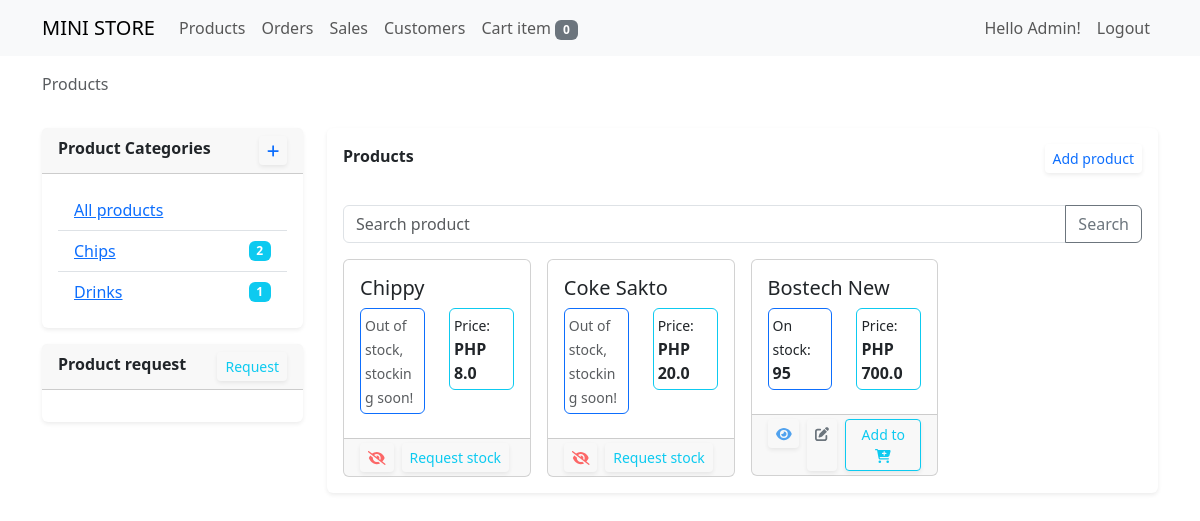
The app's page / (signed in) with its own data.
### store/models.py (models this page shows, shortened)
class Category(models.Model):
    name = models.CharField(max_length=120)
    def __str__(self):
        return self.name

class TimeStampedModel(models.Model):
    created = models.DateTimeField(auto_now_add=True)
    updated = models.DateTimeField(auto_now=True)
    class Meta:
        ordering = ('-updated','-created')

class Product(TimeStampedModel):
    user = models.ForeignKey(User, on_delete=models.CASCADE)
    bar_code = models.CharField(max_length=20, unique=True)
    name = models.CharField(max_length=200)
    category = models.ForeignKey(Category, on_delete=models.CASCADE, blank=True, null=True)
    cost = models.FloatField()
    price = models.FloatField()
    quantity = models.IntegerField()
    image = models.ImageField(upload_to=image_directory_path, blank=True, null=True)
    on_display = models.BooleanField(default=True, verbose_name="this product is available?")

### store/views/product_view.py (the view, shortened to what this page needs)
# urls.py: path('', product_view, name='product_view'),
@login_required
def product_view(request):
    form = AddProductForm(request.POST or None)
    if request.user.is_superuser:
        products = Product.objects.all()
    else:
        products = Product.objects.filter(on_display=True)
    categories = Category.objects.annotate(count=Count('product__id'))
    all_requests = ItemRequest.objects.all()
    query = request.GET.get('q')
    cart = Cart(request)
    cart_items = cart.__len__()
    breadcrumbs_link = ""
    if query:
        breadcrumbs_link = query
    else:
        breadcrumbs_link = "All Tasks"
    paginator = Paginator(products, 8)
    page_number = request.GET.get('page')
    page_obj = paginator.get_page(page_number)
    try:
        page_obj = paginator.page(page_number)
    except PageNotAnInteger:
        page_obj = paginator.page(1)
    except EmptyPage:
        page_obj = paginator.page(paginator.num_pages)
    context = {
        "title": "add product",
        "form": form,
        "products": products,
        "cart_items": cart_items,
        "categories": categories,
        "all_requests": all_requests,
        "breadcrumbs_link": breadcrumbs_link,
        "page_obj": page_obj,
    }
    return render(request, 'product_view.html', context)

### store/forms/product_form.py
class AddProductForm(forms.ModelForm):
    class Meta:
        model = Product
        fields = [
            'name', 'cost', 'price', 'quantity', 'category', 'image',
        ]
        widgets = {
            'name': forms.TextInput(attrs={'class': 'form-control mb-2', 'placeholder': 'Name'}),
            'cost': forms.NumberInput(attrs={'class': 'form-control mb-2', 'placeholder': 'Cost'}),
            'price': forms.NumberInput(attrs={'class': 'form-control mb-2', 'placeholder': 'Price'}),
            'quantity': forms.NumberInput(attrs={'class': 'form-control mb-2', 'placeholder': 'Quantity'}),
            'category': forms.Select(attrs={'class': 'form-control mb-2', 'placeholder': 'Category'}),
            'image': forms.FileInput(attrs={'class': 'form-control mb-2'}),
        }

### store/cartitem.py (called while the page is built)
    def __len__(self):
        return sum(item['quantity'] for item in self.cart.values())

### store/templates/product_view.html (shortened to what this page needs)
{% extends 'base.html' %}
{% block content %}
<div class="row">
  <div class="col-sm-12 mt-3">
    <nav aria-label="breadcrumb">
      <ol class="breadcrumb">
        <li class="breadcrumb-item active" aria-current="page">Products</li>
      </ol>
    </nav>
  </div>
</div>
<div class="row">
    <div class="col-sm-3">
        <div class="card border-0 shadow-sm mt-3">
            <div class="card-header">
                <strong>Product Categories</strong>
                {% if perms.store.add_category %}
                <a class="btn btn-outline-primary btn-sm float-end border-0 shadow-sm" data-bs-toggle="modal" data-bs-target="#addCategory"><i class="fa-solid fa-plus"></i></a>
                {% endif %}
            </div>
            <div class="card-body">
              <ul class="list-group list-group-flush">
                <li class="list-group-item d-flex justify-content-between align-items-center">
                  <a href="{% url 'store:product_view' %}">All products</a>
                </li>
                {% for cat in categories %}
                <li class="list-group-item d-flex justify-content-between align-items-center">
                  <a href="{% url 'store:product_view' %}?q={{cat}}">{{cat|title}}</a>
                  <span class="badge bg-info squared-pill">{{cat.count}}</span>
                </li>
                {% endfor %}
              </ul>
            </div>
        </div>
        <div class="card border-0 shadow-sm mt-3">
          <div class="card-header">
              <strong>Product request</strong>
              <a class="btn btn-outline-info btn-sm border-0 shadow-sm float-end" data-bs-toggle="modal" data-bs-target="#requestItem">Request</a>
          </div>
          <div class="card-body">
          </div>
      </div>
    </div>
    <div class="col-sm-9">
      <div class="card border-0 shadow-sm mt-3">
          <div class="p-3">
              <strong>Products</strong>
              {% if perms.store.add_product %}
              <a href="{% url 'store:add_product_view' %}" class="btn btn-outline-primary btn-sm float-end border-0 shadow-sm">Add product</a>
              {% endif %}
          </div>
          <div class="card-body">
            <form action="">
              <div class="input-group mb-3">
                <input type="text" class="form-control" name="q" placeholder="Search product" aria-label="Recipient's username" aria-describedby="button-addon2">
                <button class="btn btn-outline-secondary" type="submit" id="button-addon2">Search</button>
              </div>
            </form>
            <div class="row row-cols-1 row-cols-md-4 d-flex align-content-start flex-wrap g-3" data-masonry='{"percentPosition": true }'>
                {% for product in products %}
                <div class="col">
                  <div class="card">
                    <div class="card-body d-flex flex-column">
                      <h5 class="card-title d-flex align-items-end">{{ product.name|title }}</h5>
                      <div class="row">
                        <div class="col-sm-6 mb-2">
                            <div class="card border-primary">
                                <div class="card-body p-1">
                                    {% if not product.quantity %}
                                    <small class="text-muted">Out of stock, stocking soon!</small>
                                    {% else %}
                                    <small>On stock:</small><br>
                                    <strong>{{ product.quantity }}</strong>
                                    {% endif %}
                                </div>
                            </div>
                        </div>
                        <div class="col-sm-6">
                            <div class="card border-info">
                                <div class="card-body p-1">
                                    <small>Price:</small><br>
                                    <strong>PHP {{ product.price }}</strong>
                                </div>
                            </div>
                        </div>
                      </div>
                    </div>
                    <div class="card-footer pt-1 pb-1">
                        {% if product.quantity %}
                        {% if request.user.is_authenticated %}
                        <div class="d-flex gap-2">
                            {% if perms.store.update_product %}
                            <form action="{% url 'store:publish_unpublish_product' product.pk %}" method="POST">
                              <button type="submit" class="btn btn-outline-secondary btn-sm border-0 shadow-sm">
                                {% if product.on_display %}
                              <i class="fa-solid fa-eye" style="color: rgb(81, 162, 238);"></i>
                              {% else %}
                              <i class="fa-solid fa-eye-slash" style="color: rgb(252, 103, 103);"></i>
                              {% endif %}
                              </button>
                            </form>
                            {% endif %}
                            {% if perms.store.update_product %}
                              <a href="{% url 'store:update_product' product.pk %}" class="btn btn-outline-secondary btn-sm border-0 shadow-sm"><i class="fa-solid fa-pen-to-square"></i></a>
                            {% endif %}
                        {% endif %}
                        <a href="{% url 'store:add_order' product.pk %}" class="btn btn-outline-info btn-sm float-end border-1 shadow-sm">Add to <i class="fa-solid fa-cart-plus"></i></a>
                        </div>
                        {% else %}
                        <div class="d-flex gap-2">
                          {% if perms.store.update_product %}
                          <form action="{% url 'store:publish_unpublish_product' product.pk %}" method="POST">
                            <button type="submit" class="btn btn-outline-secondary btn-sm border-0 shadow-sm">
                              {% if product.on_display %}
                              <i class="fa-solid fa-eye" style="color: rgb(81, 162, 238);"></i>
                              {% else %}
                              <i class="fa-solid fa-eye-slash" style="color: rgb(252, 103, 103);"></i>
                              {% endif %}
                            </button>
                          </form>
                          {% endif %}
                          <form action="{% url 'store:request_product_restock' product.pk%}" class="float-end" method="POST">
                            <input type="submit" class="btn btn-outline-info btn-sm border-0 shadow-sm" value="Request stock">
                          </form>
                        </div>
                        {% endif %}
                    </div>
                  </div>
                </div>
                {% endfor %}
            </div>
          </div>
      </div>
    </div>
</div>
{% endblock %}

### templates/includes/navigation.html (shortened to what this page needs)
{% load crispy_forms_tags %}
<nav class="navbar navbar-expand-lg bg-body-tertiary" style="background-color: #222;">
    <div class="container">
      <a class="navbar-brand" href="{% url 'store:product_view' %}">MINI STORE</a>
      <div class="collapse navbar-collapse" id="navbarSupportedContent">
        <ul class="navbar-nav me-auto mb-2 mb-lg-0">
          <li class="nav-item">
            <a class="nav-link" aria-current="page" href="{% url 'store:product_view' %}">Products</a>
          </li>
          <li class="nav-item">
            <a class="nav-link" aria-current="page" href="{% url 'store:order_view' %}">Orders</a>
          </li>
          {% if perms.auth.view_ordertransaction %}
          <li class="nav-item">
            <a class="nav-link" aria-current="page" href="{% url 'store:sales_view' %}">Sales</a>
          </li>
          {% endif %}
          {% if perms.auth.view_user %}
          <li class="nav-item">
            <a class="nav-link" aria-current="page" href="{% url 'store:customer_view' %}">Customers</a>
          </li>
          {% endif %}
          <li class="nav-item">
            <a class="nav-link" href="{% url 'store:pos_view' %}">Cart {% if cart_items > 1 %}items <span class="badge text-bg-success"> {{ cart_items }}{% else %}item <span class="badge text-bg-secondary"> {{ cart_items }}{% endif %}</span></a>
          </li>
        </ul>
        <ul class="navbar-nav float-end mb-2 mb-lg-0">
          {% if request.user.is_authenticated %}
          <li class="nav-item">
            <span class="nav-link" aria-current="page">Hello {{request.user.username|title}}!</span>
          </li>
          <li class="nav-item">
            <a class="nav-link" aria-current="page" href="#" data-bs-toggle="modal" data-bs-target="#logoutUser">Logout</a>
          </li>
          {% endif %}
        </ul>
      </div>
    </div>
</nav>

### records on screen
Category: name "Chips", count "2"
Category: name "Drinks", count "1"
Product: name "Chippy", quantity "Out of stock, stocking soon!", price "8.0", on_display False (drawn)
Product: name "Coke Sakto", quantity "Out of stock, stocking soon!", price "20.0", on_display False (drawn)
Product: name "Bostech New", quantity "95", price "700.0", on_display True (drawn), shows "Add to"

### other values on screen
{{ cart_items }} "0"
{{ request.user.username|title }} "Admin"
